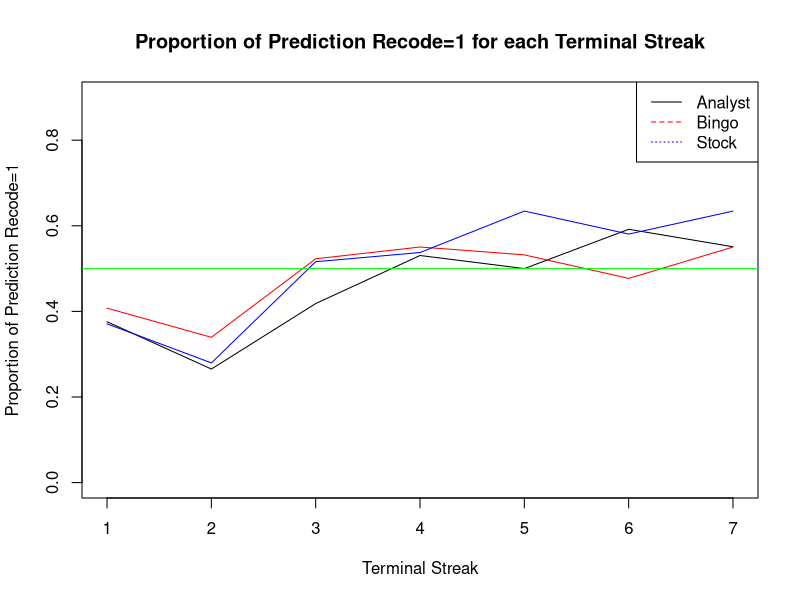

Source code (R):
## ---- chunk 1
library(readxl)
data <- read_excel("../Data/PredictingOutcomes_ParticipantPredictions.xlsx", sheet = "Study 3B")

# divide the data based on the generator
data1 <- data[data$generator == "analyst",]
data2 <- data[data$generator == "bingo",]
data3 <- data[data$generator == "stock",]
## ---- chunk 2
nrow(data1)
nrow(data2)
nrow(data3)
## ---- chunk 3
prop1 <- aggregate(data1$prediction_recode, by = list(data1$terminal_streak_length), FUN = mean)
prop2 <- aggregate(data2$prediction_recode, by = list(data2$terminal_streak_length), FUN = mean)
prop3 <- aggregate(data3$prediction_recode, by = list(data3$terminal_streak_length), FUN = mean)
## ---- chunk 4
prop1
prop2
prop3
## ---- chunk 5
plot(prop1$Group.1,prop1$x, type = "l",ylim=c(0.0,0.9), xlab = "Terminal Streak", ylab = "Proportion of Prediction Recode=1", main = "Proportion of Prediction Recode=1 for each Terminal Streak")
lines(prop2$Group.1,prop2$x, col = "red")
lines(prop3$Group.1,prop3$x,  col = "blue")
abline(h = 0.5, col = "green")
legend("topright", legend = c("Analyst", "Bingo", "Stock"), col = c("black", "red", "blue"), lty = 1:3)
